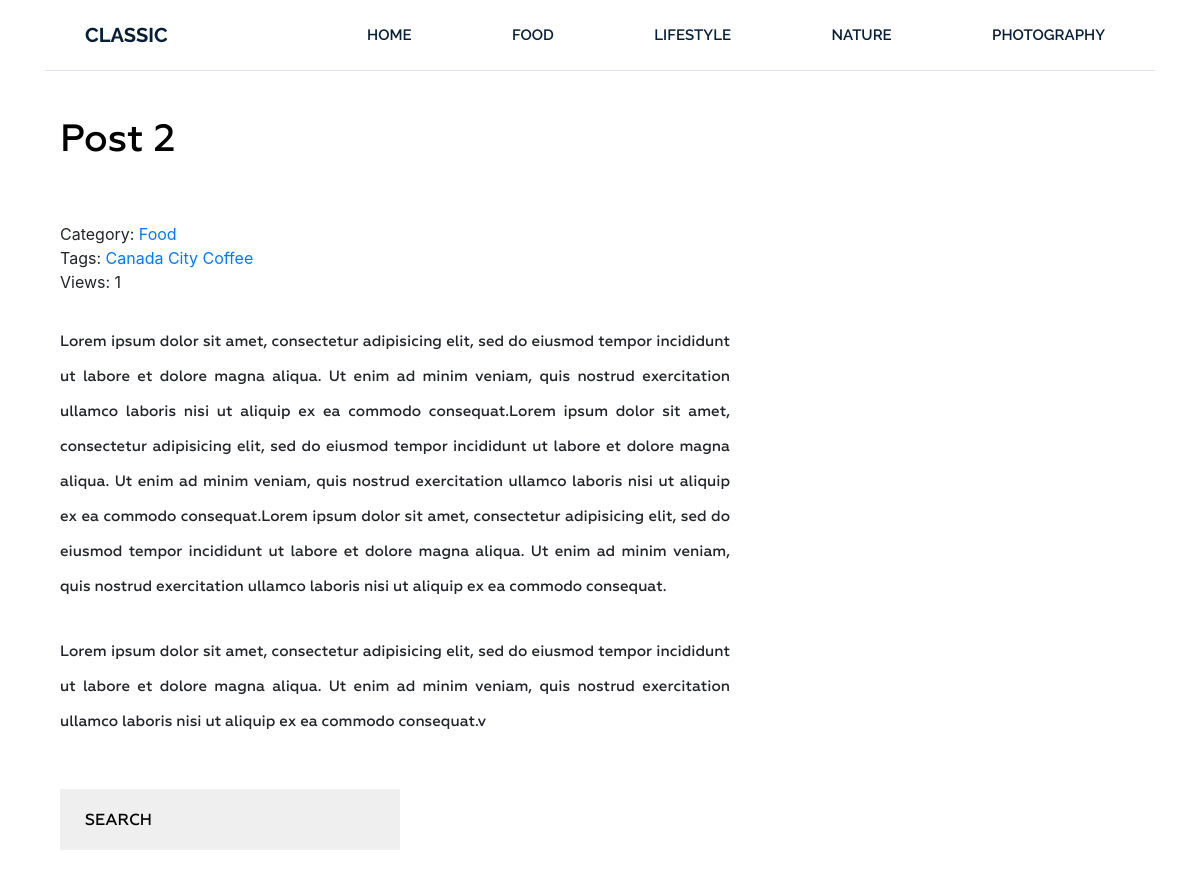
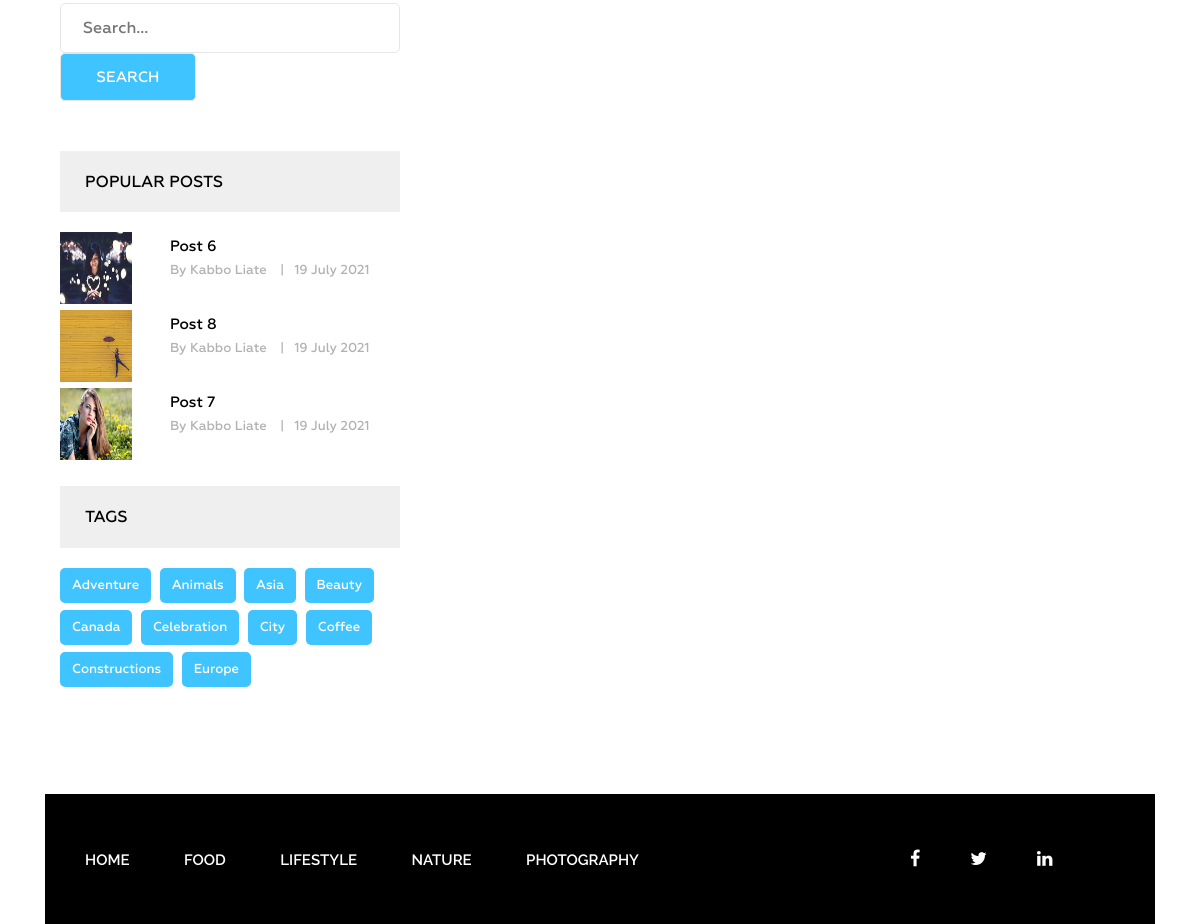
The app's page /post/post-2/ with its own data (2 pictures, top to bottom).
### blog/models.py (models this page shows, shortened)
class Category(models.Model):
    title = models.CharField(max_length=50)
    slug = models.SlugField(max_length=50, unique=True)
    def __str__(self):
        return self.title
    def get_absolute_url(self):
        return reverse("category", kwargs={"slug": self.slug})
    class Meta:
        ordering = ['title']
        verbose_name_plural = 'Categories'

class Post(models.Model):
    title = models.CharField(max_length=255)
    slug = models.SlugField(max_length=255, unique=True)
    author = models.CharField(max_length=100)
    content = models.TextField(blank=True)
    created_at = models.DateTimeField(auto_now_add=True)
    photo = models.ImageField(upload_to='photos/%Y/%m/%d/', blank=True)
    views = models.IntegerField(default=0)
    category = models.ForeignKey(Category, on_delete=models.PROTECT, related_name='posts')
    tags = models.ManyToManyField(Tag, blank=True, related_name='posts')
    class Meta:
        ordering = ['-created_at']
    def get_absolute_url(self):
        return reverse("post", kwargs={"slug": self.slug})

class Tag(models.Model):
    title = models.CharField(max_length=50)
    slug = models.SlugField(max_length=50, unique=True)
    def get_absolute_url(self):
        return reverse("tag", kwargs={"slug": self.slug})
    class Meta:
        ordering = ['title']

### blog/views.py (the view)
# urls.py: path('post/<str:slug>/', GetPost.as_view(), name='post'),
class GetPost(DetailView):
    model = Post
    template_name = 'blog/single.html'
    context_object_name = 'post'
    def get_context_data(self, **kwargs):
        context = super().get_context_data(**kwargs)
        self.object.views = F('views') + 1
        self.object.save()
        self.object.refresh_from_db()
        return context

### blog/templatetags/menu.py (called while the page is built)
@register.inclusion_tag('blog/menu_tpl.html')
def show_menu(menu_class='menu'):
    categories = Category.objects.all()
    return {"categories": categories, "menu_class": menu_class}

### blog/templatetags/sidebar.py (called while the page is built)
@register.inclusion_tag('blog/popular_posts_tpl.html')
def get_popular(cnt = 3):
    posts = Post.objects.order_by('-views')[:cnt]
    return {"posts": posts}

@register.inclusion_tag('blog/tags_tpl.html')
def get_tags():
    tags = Tag.objects.all()
    return {"tags": tags}

### blog/templates/blog/single.html (shortened to what this page needs)
{% extends 'base.html' %}
{% load static %}
{% load sidebar %}
{% block content %}
<section class="single-blog-area">
    <div class="container">
        <div class="row">
            <div class="col-md-12">
                <div class="border-top">
                    <div class="col-md-8">
                        <div class="blog-area">
                            <div class="blog-area-part">
                                <h2>{{ post.title }}</h2>
                                <div class="single-content">
                                    <div>
                                        <span>Category: <a
                                                href="{{ post.category.get_absolute_url }}">{{ post.category }}</a>
                                            <br>
                                            {% if post.tags.exists %}
                                            <span>
                                                Tags:
                                                {% for tag in post.tags.all %}
                                                <a href="{{ tag.get_absolute_url }}">{{ tag.title }}</a>
                                                {% endfor %}
                                            </span>
                                            {% endif %}
                                            <br>
                                            <span>Views: {{ post.views }}</span>
                                    </div>
                                    {{ post.content|safe }}
                                </div>
                            </div>
                        </div>
                    </div>
                    <div class="col-md-4">
                        <div class="newsletter">
                            <h2 class="sidebar-title">Search</h2>
                            <form action="{% url 'search' %}" method="get">
                                <input type="text" name="s" placeholder="Search...">
                                <input type="submit" value="Search">
                            </form>
                        </div>
                        {% get_popular 3 %}
                        {% get_tags %}
                    </div>
                </div>
            </div>
        </div>
    </div>
</section>
{% endblock content %}

### templates/base.html (shortened to what this page needs)
{% load static %}
{% load cache %}
<!DOCTYPE html>
<html lang="en">
<head>
    <link rel="stylesheet" href="{% static 'css/bootstrap.css' %}">
    <link rel="stylesheet" href="{% static 'css/font-awesome.min.css' %}">
    <link rel="stylesheet" href="{% static 'css/owl.carousel.min.css' %}">
    <link rel="stylesheet" href="{% static 'css/owl.theme.default.min.css' %}">
    <link rel="stylesheet" href="{% static 'style.css' %}">
    <link rel="stylesheet" href="{% static 'responsive.css' %}">
</head>
<body>
    <div class="wrapper">
        {% cache 20 header %}
        {% include 'inc/_header.html' %}
        {% endcache %}
        {% block content %}{% endblock content %}
        {% cache 20 footer %}
        {% include 'inc/_footer.html' %}
        {% endcache %}
    </div>
</body>
</html>

### blog/templates/blog/popular_posts_tpl.html
<h2 class="sidebar-title">Popular posts</h2>
<div class="grid">
    {% for post in posts %}
    <div class="portfolio-item popular">
        {% if post.photo %}
        <img src="{{ post.photo.url }}" alt="{{ post.title }}">
        {% else %}
        <img src="https://picsum.photos/id/1060/300/201/?blur=2" alt="{{ post.title }}">
        {% endif %}
        <div class="portfolio-text">
            <h5><a href="{{ post.get_absolute_url }}">{{ post.title }}</a></h5>
            <p>By {{ post.author }} <span>|</span>{{ post.created_at|date:"j F Y" }}</p>
        </div>
    </div>
    {% endfor %}
</div>

### templates/inc/_footer.html (shortened to what this page needs)
{% load menu %}
<footer class="footer">
    <div class="container">
        <div class="row">
            <div class="col-md-12">
                <div class="footer-bg">
                    <div class="row">
                        <div class="col-md-9">
                            {% show_menu 'footer-menu' %}
                        </div>
                        <div class="col-md-3">
                            <div class="footer-icon">
                                <p><a href="#"><i class="fa fa-facebook" aria-hidden="true"></i></a><a href="#"><i
                                            class="fa fa-twitter" aria-hidden="true"></i></a><a href="#"><i
                                            class="fa fa-linkedin" aria-hidden="true"></i></a></p>
                            </div>
                        </div>
                    </div>
                </div>
            </div>
        </div>
    </div>
</footer>

### static/style.css (style rules this page uses)
.wrapper header.header .logo h2 { margin: 0 0 0 40px; padding: 0; }
.wrapper header.header .logo h2 a { color: #061e37; font-family: "Raleway", sans-serif; font-size: 20px; font-weight: 700; text-decoration: none; line-height: 70px; padding: 22px 0; text-transform: uppercase; }
.wrapper header.header .menu { margin: 0 }
.wrapper header.header .menu ul { float: right; margin: 0; padding: 0; margin-right: 4px; }
.wrapper header.header .menu ul li { display: inline-block; list-style: outside none none; margin: 0 -4px 0 0; }
.wrapper header.header .menu ul li a { color: rgb(6, 30, 55); font-family: "Raleway", sans-serif; font-size: 15px; font-weight: 600; line-height: 70px; padding: 26px 50px; text-decoration: none; text-transform: uppercase; }
.wrapper footer.footer { height: 130px; }
.wrapper footer .footer-bg { background: #000 none repeat scroll 0 0; height: 130px; overflow: hidden; }
.wrapper footer.footer .footer-menu { margin: 0 }
.wrapper footer.footer .footer-menu ul { line-height: 130px; margin: 0; padding: 0; }
.wrapper footer.footer .footer-menu ul li { display: inline; list-style: outside none none; margin: 0; padding: 30px 0px; }
.wrapper footer.footer .footer-menu ul li a { color: #fff; font-family: "Raleway", sans-serif; font-size: 15px; font-weight: 600; line-height: 70px; margin-left: 40px; padding: 26px 10px 26px 0; text-decoration: none; text-transform: uppercase; }
.wrapper footer.footer .footer-icon p { float: right; line-height: 130px; }
.wrapper footer.footer .footer-icon p i { color: #fff; font-size: 18px; margin-right: 30px; padding: 10px; }
.single-blog-area { margin-bottom: 100px; }
.single-blog-area .border-top { border-top: 1px solid #40c4ff; }
.single-blog-area h2 { color: #010101; font-family: Geometria; font-size: 38px; font-weight: 500; margin-bottom: 60px; margin-top: 45px; }
.single-blog-area p { font-family: Geometria; font-size: 15px; font-weight: 500; line-height: 35px; position: relative; text-align: justify; }
.single-blog-area .blog-area-part p { margin-top: 30px; }
.single-blog-area img { width: 100% }
.single-blog-area .blog-area { margin-right: 40px; }
.single-blog-area form input { border: 1px solid #e6e6e6; margin: 0; padding: 12px 22px; border-radius: 5px; width: 100% }
.single-blog-area form input[placeholder] { color: #000; font-family: Geometria; font-size: 16px; font-weight: 500; }
.single-blog-area form { margin: 50px 0 0; position: relative; }
.grid .portfolio-item { margin-bottom: 30px; }
.grid .portfolio-item img { float: left; height: 72px; width: 72px; }
.single-blog-area .grid .portfolio-item .portfolio-text { margin-left: 110px; }
.single-blog-area .grid .portfolio-item .portfolio-text h5 { margin: 0 }
.single-blog-area .grid .portfolio-item .portfolio-text h5 a { color: #000; font-family: Geometria; font-size: 15px; font-weight: 500; line-height: 27px; text-decoration: none; }
.single-blog-area .grid .portfolio-item .portfolio-text p { font-family: Geometria; font-size: 13px; font-weight: 500; line-height: 20px; color: #b2b2b2; }
.single-blog-area .grid .portfolio-item .portfolio-text p span { margin: 0 10px; }
.single-blog-area h2.sidebar-title { background: #efefef none repeat scroll 0 0; color: #000; font-family: Geometria; font-size: 16px; font-weight: 500; margin-bottom: 20px; margin-top: 50px; padding: 21px 25px; text-transform: uppercase; }
.single-blog-area .tags p { background: #40c4ff none repeat scroll 0 0; border-radius: 5px; display: inline-block; font-family: Geometria; font-size: 13px; font-weight: 500; margin-right: 4px; padding: 0 12px; margin-bottom: 7px; }
.single-blog-area .tags p a { color: #fff; display: inline-block; text-decoration: none; }
.single-blog-area .newsletter form { margin: 30px 0 0; }
.single-blog-area .newsletter input[type="submit"] { width: 40%; background: #40c4ff; color: #fff; text-transform: uppercase; font-family: Geometria; font-size: 15px; font-weight: 500; }

### records on screen
Category: title "FOOD"
Category: title "LIFESTYLE"
Category: title "NATURE"
Category: title "PHOTOGRAPHY"
Post: title "Post 2", category "Food", views "1", content "Lorem ipsum dolor sit amet, consectetur adipisicing elit, sed do eiusmod tempor incididunt ut labore et dolore magna aliqua. Ut enim ad minim veniam, quis nostrud exercitation ullamco laboris nisi ut aliquip ex ea commodo consequat.Lorem ipsum dolor sit amet, consectetur adipisicing elit, sed do eiusmod tempor incididunt ut labore et dolore magna aliqua. Ut enim ad minim veniam, quis nostrud exercitation ullamco laboris nisi ut aliquip ex ea commodo consequat.Lorem ipsum dolor sit amet, consectetur adipisicing elit, sed do eiusmod tempor incididunt ut labore et dolore magna aliqua. Ut enim ad minim veniam, quis nostrud exercitation ullamco laboris nisi ut aliquip ex ea commodo consequat.…"
Tag: title "Canada"
Tag: title "City"
Tag: title "Coffee"
Post: photo (picture), title "Post 6", author "Kabbo Liate", created_at "19 July 2021"
Post: photo (picture), title "Post 8", author "Kabbo Liate", created_at "19 July 2021"
Post: photo (picture), title "Post 7", author "Kabbo Liate", created_at "19 July 2021"
Tag: title "Adventure"
Tag: title "Animals"
Tag: title "Asia"
Tag: title "Beauty"
Tag: title "Celebration"
Tag: title "Constructions"
Tag: title "Europe"
